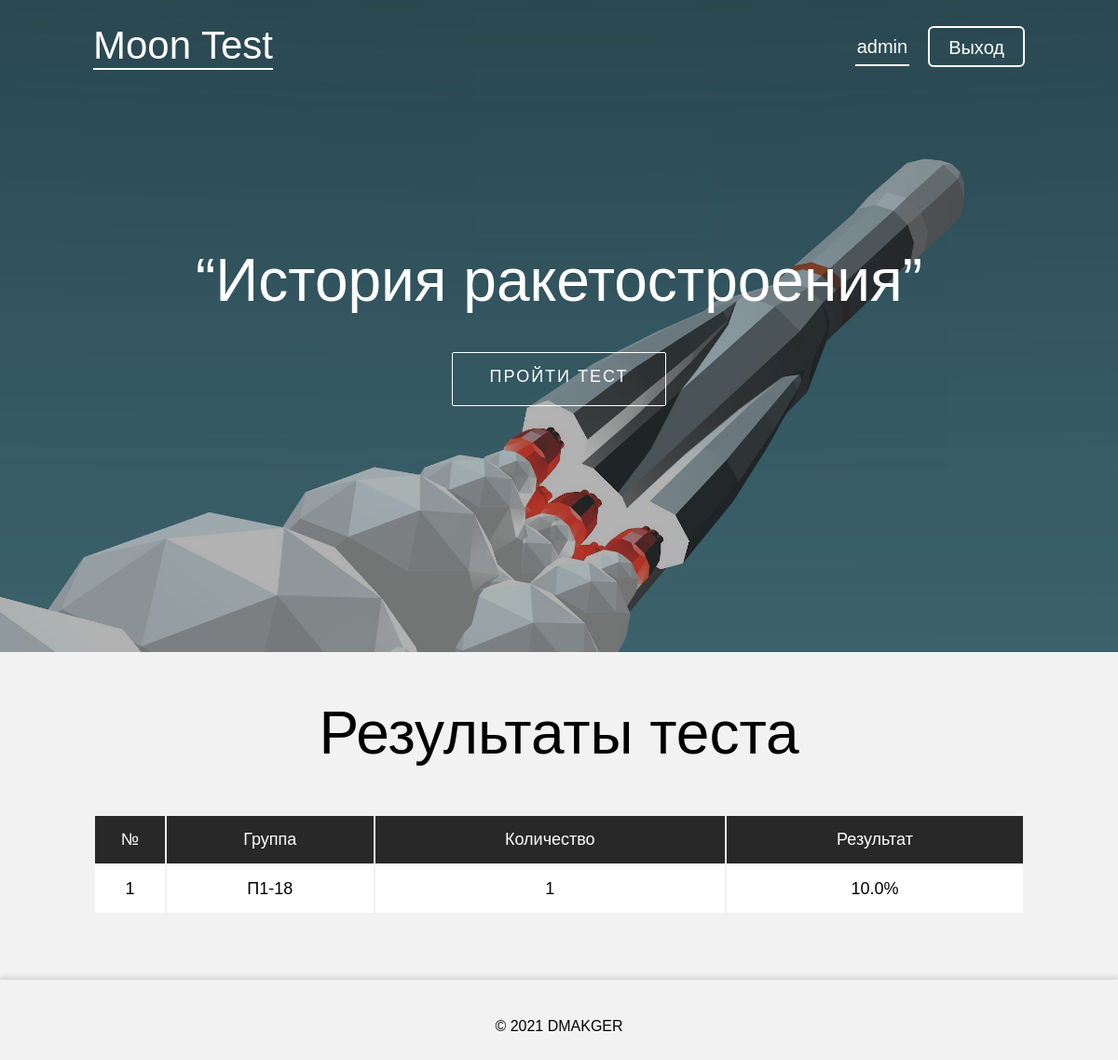
Page /tests/history-of-rocketry/ (signed in) on the committed database.
### moon_test_app/models.py (models this page shows, shortened)
class Test(models.Model):
    title = models.CharField(max_length=200)
    url = models.SlugField()
    tag = models.CharField(max_length=50)
    difficult = models.FloatField()
    questions = models.TextField()
    image = models.ImageField()

class ResultTest(models.Model):
    test_id = models.IntegerField()
    name = models.CharField(max_length=200)
    group = models.CharField(max_length=200)
    result = models.FloatField()
    def get_result_group(self, test_id):
        test_results = ResultTest.objects.filter(test_id=test_id)
        groups = dict()
        for obj in test_results:
            if obj.group not in groups:
                groups[obj.group] = {
                    'amount': 0,
                    'result': 0
                }
            groups[obj.group]['amount'] += 1
            groups[obj.group]['result'] += obj.result
        for group in groups:
            groups[group]['result'] = round(groups[group]['result'] / groups[group]['amount'], 2)
        sorted_groups = sorted(groups.items(), key=lambda x: x[1]['result'], reverse=True)
        result_groups = list()
        count = 1
        for group in sorted_groups:
            result_groups.append({
                'number': count,
                'name_group': group[0],
                'number_of_users': group[1]['amount'],
                'result': group[1]['result']
            })
            count += 1
        return result_groups

### moon_test_app/views.py (the view)
# urls.py: path('tests/<slug>/', TestDetailView.as_view(), name='test_detail'),
class TestDetailView(View):
    def get(self, request, slug, *args, **kwargs):
        test = get_object_or_404(Test, url=slug)
        result_groups = ResultTest().get_result_group(test.id)
        return render(request, 'moon_test_app/test_detail.html', context={
            'test': test,
            'groups': result_groups
        })

### moon_test_app/templates/moon_test_app/test_detail.html (shortened to what this page needs)
{% extends './base.html' %}
{% load static %}
{% block content %}
<div class="page-1"
    style="
        background: url(/media/{{test.image}});
        background-repeat: no-repeat;
        background-size: cover;
        background-attachment: fixed;
        background-position: center;
    ">
    <div class="shadow">
        <p class="title">{{ test.title }}</p>
        <a href="{% url 'test_qa' slug=test.url %}" class="start_test">Пройти тест</a>
    </div>
</div>
<div class="page-2">
    {% if groups|length != 0 %}
    <p class="title">Результаты теста</p>
    <table class="results">
        <tr class="title">
            <td class="number">№</td>
            <td class="group">Группа</td>
            <td class="amount">Количество</td>
            <td class="result">Результат</td>
        </tr>
        {% for group in groups %}
        <tr>
            <td class="number">{{ group.number }}</td>
            <td class="group">{{ group.name_group }}</td>
            <td class="amount">{{ group.number_of_users }}</td>
            <td class="result">{{ group.result }}%</td>
        </tr>
        {% endfor %}
    </table>
    {% else %}
    <p class='empty'>Ещё никто не осмелился решить данный тест. Испытаешь ли ты свою судьбу?</p>
    {% endif %}
</div>
{% endblock %}
{% block css %}
    <link rel="stylesheet" href="{% static '/css/test_detail.css' %}">
{% endblock %}

### moon_test_app/templates/moon_test_app/block/header.html
<header class="header">
    <div class="case-logo">
        <a href="/" class="logo">moon test</a>
    </div>
    <div class="sign">
        {% if user.is_authenticated %}
            <p class="login">{{ user }}</p>
            <a href="{% url 'signout' %}" class="sign_out">Выход</a>
        {% else %}
            <a href="{% url 'signin' %}" class="sign_in">Вход</a>
            <a href="{% url 'signup' %}" class="sign_up">Регистрация</a>
        {% endif %}
    </div>
</header>

### moon_test_app/static/css/base.css (style rules this page uses)
*, *::before, *::after { margin: 0; padding: 0; }
a { text-decoration: none; }
body { background-color: #F2F2F2; font-family: 'William', sans-serif; }
header { width: 100%; height: 100px; position: relative; box-shadow: 0px 4px 4px rgba(0, 0, 0, 0.1); }
header .case-logo { float: left; height: 100%; display: flex; }
header .case-logo a.logo { margin: auto 0; margin-left: 100px; text-transform: capitalize; font-size: 42px; border-bottom: 2px solid #282828; color: #000; text-decoration: none; }
header .sign { float: right; height: 100%; display: flex; margin-right: 80px; }
header p.login { cursor: pointer; border-bottom: 2px solid #282828; height: 20px; padding: 10px 2px; margin: auto 0; margin-right: 20px; font-size: 20px; color: #000; text-decoration: none; transition: ease 0.3s; }
header a.sign_in, header a.sign_up, header a.sign_out { border: 2px solid #282828; border-radius: 6px; height: 20px; padding: 10px 20px; margin: auto 0; margin-right: 20px; font-size: 20px; color: #000; transition: ease 0.2s; text-decoration: none; }

### moon_test_app/static/css/test_detail.css (style rules this page uses)
header.header { position: absolute; box-shadow: none; }
header.header a.logo, header.header p.login { color: #fff; border-bottom: 2px solid #fff; }
header a.sign_in, header a.sign_up, header a.sign_out { color: #fff; border: 2px solid #fff; }
.page-1 { height: 90vh; max-height: 700px; display: flex; align-items: center; justify-content: center; text-align: center; color: #fff; }
.shadow { background: rgba(0, 0, 0, 0.3); width: 100%; height: 100%; display: flex; flex-direction: column; align-items: center; justify-content: center; transition: ease 0.25s; }
.page-1 p.title { font-size: 64px; margin-bottom: 40px; }
.page-1 a.start_test { padding: 15px 40px 20px; border: 1px solid #fff; border-radius: 2px; color: #fff; text-decoration: none; font-family: 'Basic', sans-serif; font-size: 18px; transition: ease 0.25s; text-transform: uppercase; letter-spacing: 2px; }
.page-2 { max-width: 1000px; display: flex; flex-direction: column; justify-content: center; align-items: center; margin: 50px auto 20px; }
.page-2 p.title { font-size: 64px; text-align: center; margin-bottom: 50px; }
.page-2 table { width: 100%; margin-bottom: 50px; }
.page-2 table tr.title td { background-color: #282828; color: #fff; }
.page-2 table tr.title td { font-size: 18px; padding: 15px 0px; border: none; }
.page-2 table td { background-color: #fff; padding: 15px 0px; text-align: center; font-size: 18px; }

### rows in the picture
Test: image (picture), title "“История ракетостроения”"
ResultTest: name_group "П1-18"

### other values in the picture
{{ user }} "admin"
{{ group.number }} "1"
{{ group.number_of_users }} "1"
{{ group.result }} "10.0"
